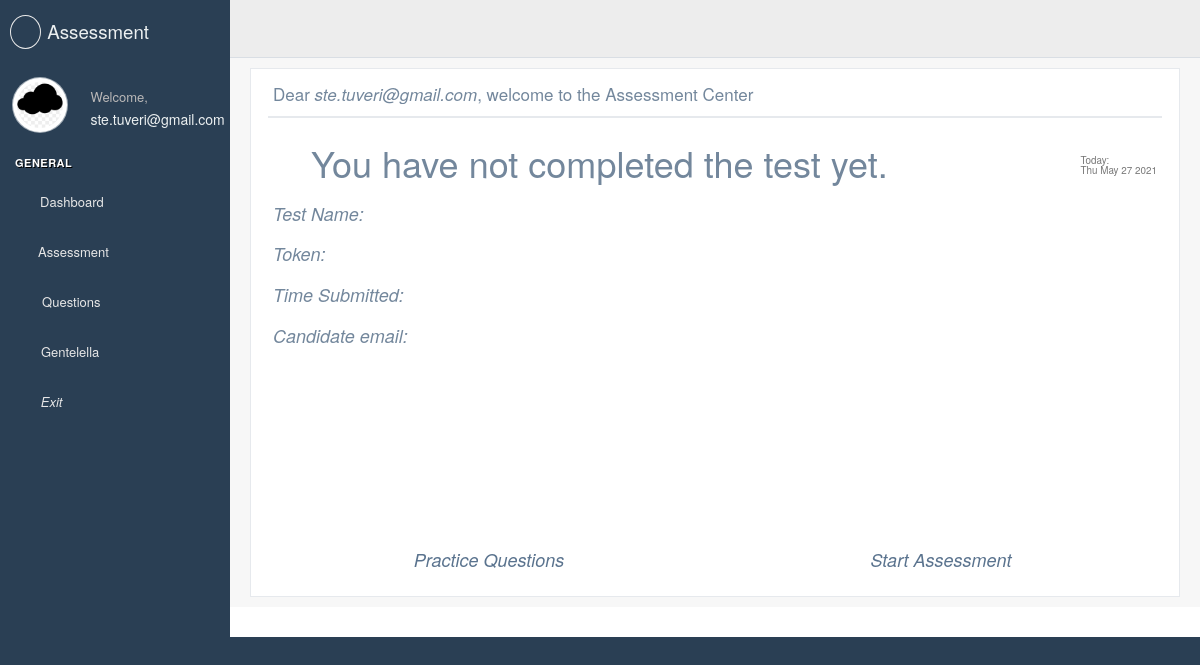
The page /assessment/candidate/home (signed in) on the database as committed earlier.
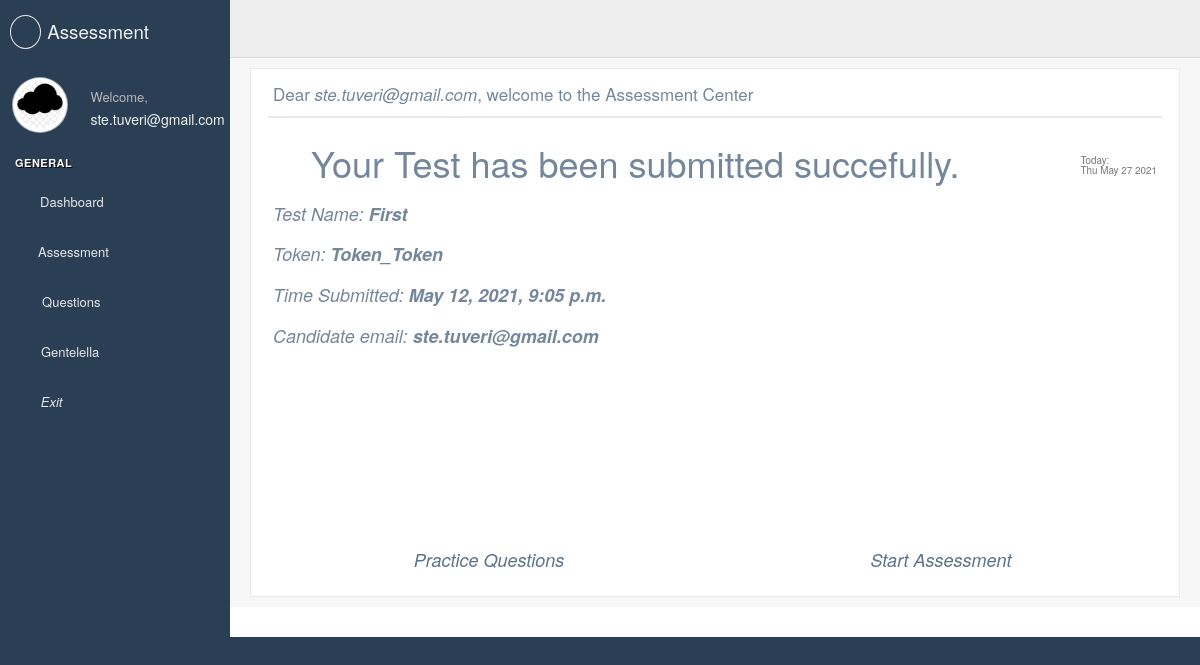
The same page on the database as committed later.
### assessment/models.py (models this page shows, shortened)
class Assessment(models.Model):
    YES_NO = ( ('Yes', 'Yes'), ('No', 'No'),)
    assessment_name = models.CharField(max_length=20, blank=True, null=True, unique=True)
    candidate_name = models.CharField(max_length=20, blank=True, null=True)
    candidate_surname = models.CharField(max_length=20, blank=True, null=True)
    candidate_email = models.EmailField(max_length=254, null=True, blank=True)
    slug = models.SlugField(max_length=40,null=True, blank=True)
    token = models.CharField(max_length=256, null=True, blank=True)
    creator_email = models.EmailField(max_length=254, null=True, blank=True)
    date_creation = models.DateTimeField(blank=True, null=True,)
    date_sent = models.DateTimeField(blank=True, null=True,)
    date_first_opened = models.DateTimeField(blank=True, null=True,)
    date_complete = models.DateTimeField(blank=True, null=True,)
    questions_selected = models.ManyToManyField(Question,null=True,blank=True)
    time_to_complete = models.IntegerField(blank=True, null=True)
    completed = models.CharField(max_length=3, blank=True, null=True, choices=YES_NO, default='No')
    answers = models.JSONField(blank=True, null=True)
    score = models.IntegerField(blank=True, null=True)

### assessment/views.py (the view)
# urls.py: path("candidate/home", CandidateHomeView.as_view(template_name='assessment/candidate/home.html'),
@method_decorator(login_required, name='dispatch')
class CandidateHomeView(TemplateView):
        template_name = 'assessment/home.html'
        context_object_name = 'candidate_home_view'
        def get_context_data(self, **kwargs):
            context = super().get_context_data(**kwargs)
            try:
                context['assessment'] = Assessment.objects.filter(candidate_email__iexact=self.request.user.email)[0]
            except:
                context['assessment'] = []
            return context
        def get(self, request, *args, **kwargs):
            return super().get(request, *args, **kwargs)

### assessment/templates/assessment/candidate/home.html (shortened to what this page needs)
{% extends "base_custom.html" %}
{% load crispy_forms_tags %}
{% load static %}
{% block stylesheets %}
  {{ block.super }}
    <link rel="stylesheet" href="/static/build/css/cards.css">
{% endblock stylesheets %}
{% block content %}
  <div class="right_col" role="main">
    <div class="">
      <div class="row">
        <div class="col-md-12">
          <div class="x_panel">
            <div class="x_title">
                <h2>Dear <i>{{ user }}</i>, welcome to the Assessment Center</h2>
              <div class="clearfix"></div>
            </div>
            <div class="x_content">
                <form method="post" action="">
                    <section class="">
                        <div class="row">
                          <div class="col-xs-12">
                            <h1>
                                {% if assessment.completed == 'Yes'%}
                                <i class="fas fa-check-circle"></i> Your Test has been submitted succefully.
                                {% else %}
                                <i class="fas fa-pause-circle"></i> You have not completed the test yet.
                                {% endif %}
                                <small class="pull-right"><small><small>
                                    Today: <div id="demo"></div>
                                    </small></small>
                                </small>
                            </h1>
                          </div>
                        </div>
                        <div class="row">
                          <div class="col-xs-12">
                              <h2>
                                   <i>Test Name:<strong> {{assessment.assessment_name}}</strong></i>
                              </h2>
                          </div>
                        </div>
                        <div class="row">
                          <div class="col-xs-12">
                              <h2>
                                   <i>Token: <strong>{{assessment.token}}</strong></i>
                              </h2>
                          </div>
                        </div>
                        <div class="row">
                          <div class="col-xs-12">
                              <h2>
                                   <i>Time Submitted:<strong> {{assessment.date_complete}}</strong></i>
                              </h2>
                          </div>
                        </div>
                        <div class="row">
                          <div class="col-xs-12">
                              <h2>
                                  <i>Candidate email: <strong>{{assessment.candidate_email}}</strong></i>
                              </h2>
                          </div>
                        </div>
                        <div class="row" style="padding-top:5%">
                            <div class="col-xs-6" style="text-align: center;">
                                <a href="">
                                <i class="fas fa-chalkboard-teacher fa-10x" style="text-align: center;"></i>
                                <div style="text-align: center; padding-top:2%"><h2><i>Practice Questions</i></h2></div>
                                </a>
                            </div>
                            <div class="col-xs-6" style="text-align: center;">
                                <a href="">
                                <i class="fas fa-shapes fa-10x" style="text-align: center;"></i>
                                <div style="text-align: center; padding-top:2%"><h2><i>Start Assessment</i></h2></div>
                                </a>
                            </div>
                        </div>
                        <div class="row no-print">
                          <div class="col-xs-12">
                          </div>
                        </div>
                    </section>
                </form>
            </div>
          </div>
        </div>
      </div>
    </div>
  </div>
{% endblock content %}

Rows that differ between the two databases and show on the page:
added Assessment: assessment_name "First", token "Token_Token", date_complete "May 12, 2021, 9:05 p.m.", candidate_email "ste.tuveri@gmail.com"
Other text that changed with them:
text no longer shown: "You have not completed the test yet."
text now shown: "Your Test has been submitted succefully."
